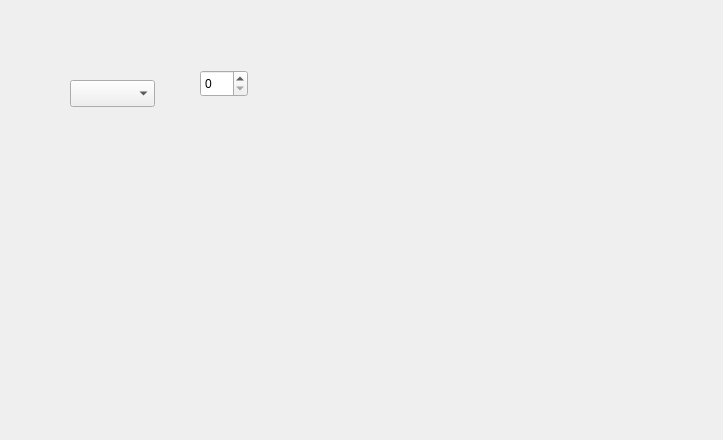
<?xml version="1.0" encoding="UTF-8"?>
<ui version="4.0">
 <class>TestWidget</class>
 <widget class="QWidget" name="TestWidget">
  <property name="geometry">
   <rect>
    <x>0</x>
    <y>0</y>
    <width>723</width>
    <height>440</height>
   </rect>
  </property>
  <property name="sizePolicy">
   <sizepolicy hsizetype="Fixed" vsizetype="Ignored">
    <horstretch>0</horstretch>
    <verstretch>2</verstretch>
   </sizepolicy>
  </property>
  <property name="windowTitle">
   <string>Form</string>
  </property>
  <property name="autoFillBackground">
   <bool>false</bool>
  </property>
  <widget class="QComboBox" name="comboBox">
   <property name="geometry">
    <rect>
     <x>70</x>
     <y>80</y>
     <width>85</width>
     <height>27</height>
    </rect>
   </property>
  </widget>
  <widget class="QSpinBox" name="spinBox">
   <property name="geometry">
    <rect>
     <x>200</x>
     <y>70</y>
     <width>48</width>
     <height>27</height>
    </rect>
   </property>
  </widget>
 </widget>
 <resources/>
 <connections/>
</ui>
